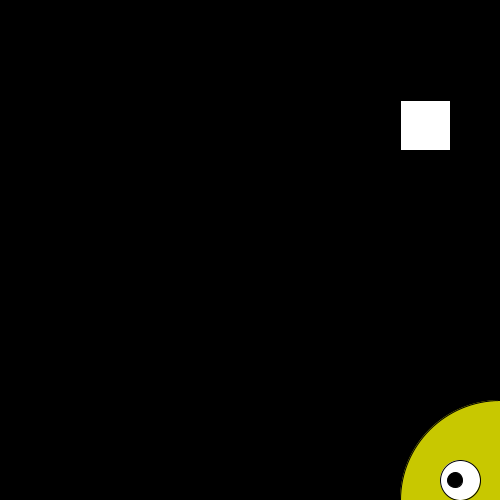
Frame 1 (no input)
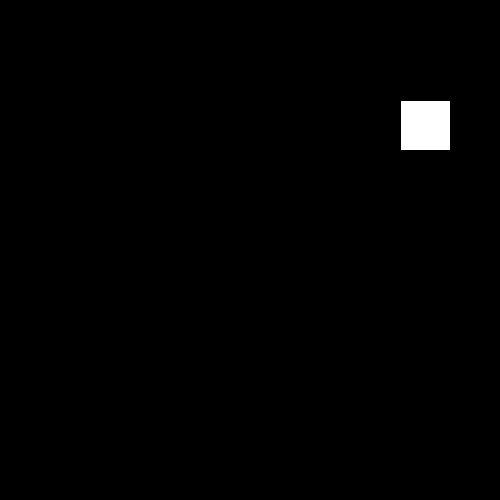
Frame 60 (the mouse pressed at the canvas centre just before this capture)
Frame 120 (the mouse held since frame 60 and released just before this capture): identical to frame 60, image omitted

The Processing sketch that drew these frames (run headless with seeded random() and noise(); from frame 60 on, the mouse is pressed at the canvas centre):

// Processing sketch: Anna_Kim___Smile_Face_Practice
// ── Anna_Kim___Smile_Face_Practice.pde
float pupilOffset = 0;
float pupilSpeed = 1;

float faceOffset = 0; 
float faceSpeed = 0.1;

float scaleFactor = 1;
float scaleSpeed = -0.1;

void setup () {
  size(500,500);
}

void draw () {
  background(0);
  
  push ();
  
  translate (width/2, height/2);
  
  translate(-width/2, -width/2);
  
  scale(scaleFactor);
  
  scaleFactor  = scaleFactor + scaleSpeed;
  if(scaleFactor < .3) {
    scaleSpeed =abs(scaleSpeed);
  }
  if(scaleFactor > 1.5) {
    scaleSpeed =abs(scaleSpeed);
  }
  
  translate(width/2, height/2);
  //translate(0,faceOffset);
  
  fill(255);
  
  fill(200,200,0);
  circle(width/2, height/2, 200);
  fill(255,0,0);
  arc(width/2, height/2 + 20, 140, 100, radians(0), radians(180));
  
  fill(255);
  circle(width/2 - 40, height/2 - 20, 40);
  circle (width/2 + 40, height/2 - 20, 40);
  
  push();
  //translate(pupilOffset, 0); 
  
  fill(0);
  circle(width/2 - 45, height/2 - 20, 15);
  circle(width/2 +35, height/2 - 20, 15);
  
  pop ();
  
  pop ();
 
  pupilOffset = pupilOffset + pupilSpeed;
  if(pupilOffset > 15) {
    pupilSpeed = -abs(pupilSpeed);
  }
  if (pupilOffset < -5) {
    pupilSpeed = abs(pupilSpeed);
  }
  
  faceOffset = faceOffset + faceSpeed;
  
  if(faceOffset > 100) {
    faceSpeed = -abs(faceSpeed);
  }
  
  if(faceOffset < -100) {
    faceSpeed = abs(faceSpeed);
  }
  
  
  square(400,100,50);
}
